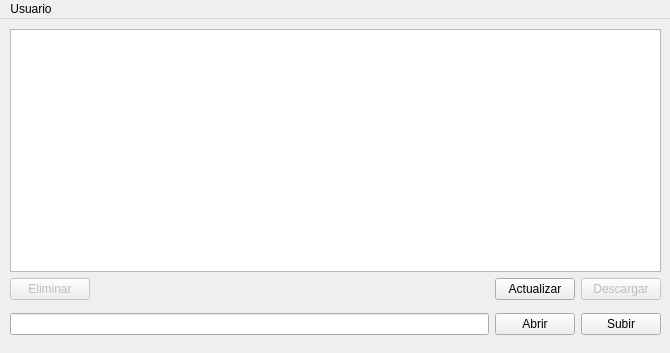
<?xml version="1.0" encoding="UTF-8"?>
<ui version="4.0">
 <class>MainWindow</class>
 <widget class="QMainWindow" name="MainWindow">
  <property name="geometry">
   <rect>
    <x>0</x>
    <y>0</y>
    <width>670</width>
    <height>353</height>
   </rect>
  </property>
  <property name="sizePolicy">
   <sizepolicy hsizetype="Fixed" vsizetype="Fixed">
    <horstretch>0</horstretch>
    <verstretch>0</verstretch>
   </sizepolicy>
  </property>
  <property name="minimumSize">
   <size>
    <width>670</width>
    <height>353</height>
   </size>
  </property>
  <property name="maximumSize">
   <size>
    <width>670</width>
    <height>353</height>
   </size>
  </property>
  <property name="windowTitle">
   <string>UG Cloud</string>
  </property>
  <widget class="QWidget" name="centralwidget">
   <widget class="QWidget" name="layoutWidget">
    <property name="geometry">
     <rect>
      <x>10</x>
      <y>290</y>
      <width>651</width>
      <height>30</height>
     </rect>
    </property>
    <layout class="QHBoxLayout" name="horizontalLayout">
     <item>
      <widget class="QLineEdit" name="tbxFilePath"/>
     </item>
     <item>
      <widget class="QPushButton" name="btnOpenFile">
       <property name="text">
        <string>Abrir</string>
       </property>
      </widget>
     </item>
     <item>
      <widget class="QPushButton" name="btnRequest">
       <property name="text">
        <string>Subir</string>
       </property>
      </widget>
     </item>
    </layout>
   </widget>
   <widget class="QWidget" name="layoutWidget">
    <property name="geometry">
     <rect>
      <x>10</x>
      <y>10</y>
      <width>651</width>
      <height>271</height>
     </rect>
    </property>
    <layout class="QVBoxLayout" name="verticalLayout">
     <item>
      <widget class="QTableView" name="tableView">
       <property name="editTriggers">
        <set>QAbstractItemView::NoEditTriggers</set>
       </property>
       <property name="selectionBehavior">
        <enum>QAbstractItemView::SelectRows</enum>
       </property>
      </widget>
     </item>
     <item>
      <layout class="QHBoxLayout" name="horizontalLayout_2">
       <item>
        <widget class="QPushButton" name="btnDelete">
         <property name="enabled">
          <bool>false</bool>
         </property>
         <property name="sizePolicy">
          <sizepolicy hsizetype="Maximum" vsizetype="Minimum">
           <horstretch>0</horstretch>
           <verstretch>0</verstretch>
          </sizepolicy>
         </property>
         <property name="text">
          <string>Eliminar</string>
         </property>
        </widget>
       </item>
       <item>
        <spacer name="horizontalSpacer">
         <property name="orientation">
          <enum>Qt::Horizontal</enum>
         </property>
         <property name="sizeHint" stdset="0">
          <size>
           <width>40</width>
           <height>20</height>
          </size>
         </property>
        </spacer>
       </item>
       <item>
        <widget class="QPushButton" name="btnGet">
         <property name="text">
          <string>Actualizar</string>
         </property>
        </widget>
       </item>
       <item>
        <widget class="QPushButton" name="btnDownload">
         <property name="enabled">
          <bool>false</bool>
         </property>
         <property name="sizePolicy">
          <sizepolicy hsizetype="Maximum" vsizetype="Minimum">
           <horstretch>0</horstretch>
           <verstretch>0</verstretch>
          </sizepolicy>
         </property>
         <property name="text">
          <string>Descargar</string>
         </property>
        </widget>
       </item>
      </layout>
     </item>
    </layout>
   </widget>
  </widget>
  <widget class="QMenuBar" name="menubar">
   <property name="geometry">
    <rect>
     <x>0</x>
     <y>0</y>
     <width>670</width>
     <height>26</height>
    </rect>
   </property>
   <widget class="QMenu" name="menuArchivo">
    <property name="title">
     <string>Usuario</string>
    </property>
    <addaction name="actionIniciar_sesi_n"/>
    <addaction name="actionActualizar_contrase_a"/>
    <addaction name="actionCerrar_sesi_n"/>
   </widget>
   <addaction name="menuArchivo"/>
  </widget>
  <action name="actionIniciar_sesi_n">
   <property name="text">
    <string>Iniciar sesión / Registrarse</string>
   </property>
  </action>
  <action name="actionCerrar_sesi_n">
   <property name="text">
    <string>Cerrar sesión</string>
   </property>
  </action>
  <action name="actionActualizar_contrase_a">
   <property name="text">
    <string>Actualizar contraseña</string>
   </property>
  </action>
 </widget>
 <resources/>
 <connections/>
</ui>
